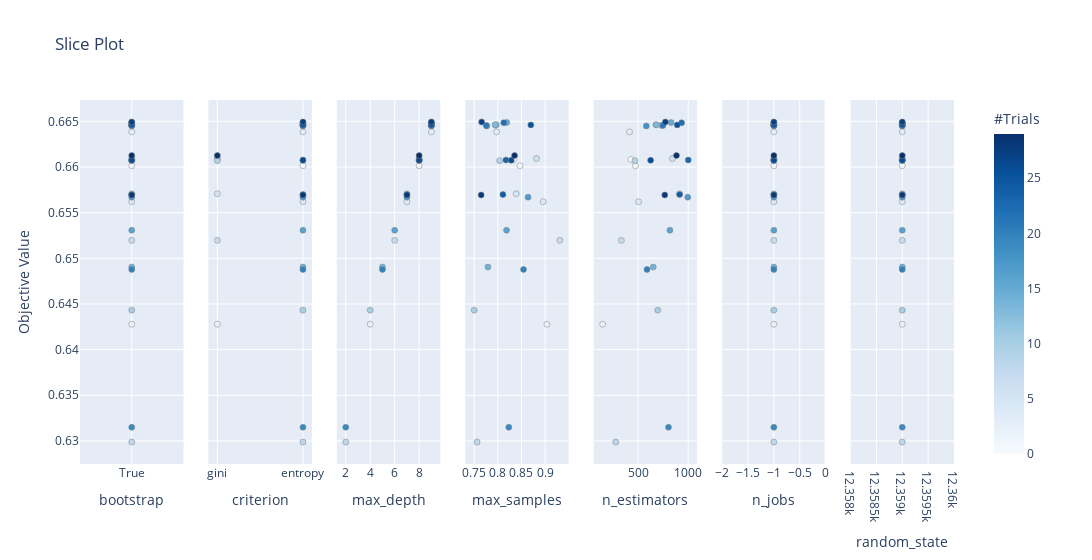

Notebook source saved alongside this figure:
### Code cell
###################################################################################################
# Visualize individual hyperparameters as slice plot. See :func:`~optuna.visualization.plot_slice` for the details.
plot_slice(study)

### Figure 1 — Plotly figure (JSON) as saved in the notebook; plotly's stock layout.template omitted (floating-point values rounded to 4 significant figures)
{"data": [{"marker": {"color": [0, 1, 2, 3, 4, 5, 6, 7, 8, 9, 10, 11, 12, 13, 14, 15, 16, 17, 18, 19, 20, 21, 22, 23, 24, 25, 26, 27, 28, 29], "colorbar": {"title": {"text": "#Trials"}, "x": 1, "xpad": 40}, "colorscale": [[0, "rgb(247,251,255)"], [0.125, "rgb(222,235,247)"], [0.25, "rgb(198,219,239)"], [0.375, "rgb(158,202,225)"], [0.5, "rgb(107,174,214)"], [0.625, "rgb(66,146,198)"], [0.75, "rgb(33,113,181)"], [0.875, "rgb(8,81,156)"], [1, "rgb(8,48,107)"]], "line": {"color": "Grey", "width": 0.5}, "showscale": true}, "mode": "markers", "showlegend": false, "type": "scatter", "x": ["True", "True", "True", "True", "True", "True", "True", "True", "True", "True", "True", "True", "True", "True", "True", "True", "True", "True", "True", "True", "True", "True", "True", "True", "True", "True", "True", "True", "True", "True"], "xaxis": "x", "y": [0.6608, 0.6601, 0.6428, 0.6638, 0.6562, 0.6571, 0.6609, 0.652, 0.6299, 0.6607, 0.6443, 0.6646, 0.6646, 0.6646, 0.649, 0.6649, 0.6531, 0.6567, 0.6645, 0.6315, 0.6488, 0.6645, 0.6648, 0.6608, 0.657, 0.6646, 0.6607, 0.6649, 0.6569, 0.6612], "yaxis": "y"}, {"marker": {"color": [0, 1, 2, 3, 4, 5, 6, 7, 8, 9, 10, 11, 12, 13, 14, 15, 16, 17, 18, 19, 20, 21, 22, 23, 24, 25, 26, 27, 28, 29], "colorbar": {"title": {"text": "#Trials"}, "x": 1, "xpad": 40}, "colorscale": [[0, "rgb(247,251,255)"], [0.125, "rgb(222,235,247)"], [0.25, "rgb(198,219,239)"], [0.375, "rgb(158,202,225)"], [0.5, "rgb(107,174,214)"], [0.625, "rgb(66,146,198)"], [0.75, "rgb(33,113,181)"], [0.875, "rgb(8,81,156)"], [1, "rgb(8,48,107)"]], "line": {"color": "Grey", "width": 0.5}, "showscale": false}, "mode": "markers", "showlegend": false, "type": "scatter", "x": ["gini", "entropy", "gini", "entropy", "entropy", "gini", "gini", "gini", "entropy", "gini", "entropy", "entropy", "entropy", "entropy", "entropy", "entropy", "entropy", "entropy", "entropy", "entropy", "entropy", "entropy", "entropy", "entropy", "entropy", "entropy", "entropy", "entropy", "entropy", "gini"], "xaxis": "x2", "y": [0.6608, 0.6601, 0.6428, 0.6638, 0.6562, 0.6571, 0.6609, 0.652, 0.6299, 0.6607, 0.6443, 0.6646, 0.6646, 0.6646, 0.649, 0.6649, 0.6531, 0.6567, 0.6645, 0.6315, 0.6488, 0.6645, 0.6648, 0.6608, 0.657, 0.6646, 0.6607, 0.6649, 0.6569, 0.6612], "yaxis": "y2"}, {"marker": {"color": [0, 1, 2, 3, 4, 5, 6, 7, 8, 9, 10, 11, 12, 13, 14, 15, 16, 17, 18, 19, 20, 21, 22, 23, 24, 25, 26, 27, 28, 29], "colorbar": {"title": {"text": "#Trials"}, "x": 1, "xpad": 40}, "colorscale": [[0, "rgb(247,251,255)"], [0.125, "rgb(222,235,247)"], [0.25, "rgb(198,219,239)"], [0.375, "rgb(158,202,225)"], [0.5, "rgb(107,174,214)"], [0.625, "rgb(66,146,198)"], [0.75, "rgb(33,113,181)"], [0.875, "rgb(8,81,156)"], [1, "rgb(8,48,107)"]], "line": {"color": "Grey", "width": 0.5}, "showscale": false}, "mode": "markers", "showlegend": false, "type": "scatter", "x": [8, 8, 4, 9, 7, 7, 8, 6, 2, 8, 4, 9, 9, 9, 5, 9, 6, 7, 9, 2, 5, 9, 9, 8, 7, 9, 8, 9, 7, 8], "xaxis": "x3", "y": [0.6608, 0.6601, 0.6428, 0.6638, 0.6562, 0.6571, 0.6609, 0.652, 0.6299, 0.6607, 0.6443, 0.6646, 0.6646, 0.6646, 0.649, 0.6649, 0.6531, 0.6567, 0.6645, 0.6315, 0.6488, 0.6645, 0.6648, 0.6608, 0.657, 0.6646, 0.6607, 0.6649, 0.6569, 0.6612], "yaxis": "y3"}, {"marker": {"color": [0, 1, 2, 3, 4, 5, 6, 7, 8, 9, 10, 11, 12, 13, 14, 15, 16, 17, 18, 19, 20, 21, 22, 23, 24, 25, 26, 27, 28, 29], "colorbar": {"title": {"text": "#Trials"}, "x": 1, "xpad": 40}, "colorscale": [[0, "rgb(247,251,255)"], [0.125, "rgb(222,235,247)"], [0.25, "rgb(198,219,239)"], [0.375, "rgb(158,202,225)"], [0.5, "rgb(107,174,214)"], [0.625, "rgb(66,146,198)"], [0.75, "rgb(33,113,181)"], [0.875, "rgb(8,81,156)"], [1, "rgb(8,48,107)"]], "line": {"color": "Grey", "width": 0.5}, "showscale": false}, "mode": "markers", "showlegend": false, "type": "scatter", "x": [0.8336, 0.8469, 0.9037, 0.7974, 0.8959, 0.839, 0.8818, 0.931, 0.7562, 0.8037, 0.75, 0.7954, 0.7968, 0.7943, 0.7791, 0.8188, 0.8184, 0.8638, 0.7765, 0.8232, 0.8543, 0.7756, 0.8126, 0.8171, 0.8107, 0.8698, 0.8284, 0.7657, 0.7648, 0.8353], "xaxis": "x4", "y": [0.6608, 0.6601, 0.6428, 0.6638, 0.6562, 0.6571, 0.6609, 0.652, 0.6299, 0.6607, 0.6443, 0.6646, 0.6646, 0.6646, 0.649, 0.6649, 0.6531, 0.6567, 0.6645, 0.6315, 0.6488, 0.6645, 0.6648, 0.6608, 0.657, 0.6646, 0.6607, 0.6649, 0.6569, 0.6612], "yaxis": "y4"}, {"marker": {"color": [0, 1, 2, 3, 4, 5, 6, 7, 8, 9, 10, 11, 12, 13, 14, 15, 16, 17, 18, 19, 20, 21, 22, 23, 24, 25, 26, 27, 28, 29], "colorbar": {"title": {"text": "#Trials"}, "x": 1, "xpad": 40}, "colorscale": [[0, "rgb(247,251,255)"], [0.125, "rgb(222,235,247)"], [0.25, "rgb(198,219,239)"], [0.375, "rgb(158,202,225)"], [0.5, "rgb(107,174,214)"], [0.625, "rgb(66,146,198)"], [0.75, "rgb(33,113,181)"], [0.875, "rgb(8,81,156)"], [1, "rgb(8,48,107)"]], "line": {"color": "Grey", "width": 0.5}, "showscale": false}, "mode": "markers", "showlegend": false, "type": "scatter", "x": [429, 474, 146, 414, 505, 914, 842, 333, 277, 468, 696, 729, 678, 681, 651, 829, 817, 995, 582, 803, 589, 747, 934, 1000, 914, 890, 625, 772, 766, 883], "xaxis": "x5", "y": [0.6608, 0.6601, 0.6428, 0.6638, 0.6562, 0.6571, 0.6609, 0.652, 0.6299, 0.6607, 0.6443, 0.6646, 0.6646, 0.6646, 0.649, 0.6649, 0.6531, 0.6567, 0.6645, 0.6315, 0.6488, 0.6645, 0.6648, 0.6608, 0.657, 0.6646, 0.6607, 0.6649, 0.6569, 0.6612], "yaxis": "y5"}, {"marker": {"color": [0, 1, 2, 3, 4, 5, 6, 7, 8, 9, 10, 11, 12, 13, 14, 15, 16, 17, 18, 19, 20, 21, 22, 23, 24, 25, 26, 27, 28, 29], "colorbar": {"title": {"text": "#Trials"}, "x": 1, "xpad": 40}, "colorscale": [[0, "rgb(247,251,255)"], [0.125, "rgb(222,235,247)"], [0.25, "rgb(198,219,239)"], [0.375, "rgb(158,202,225)"], [0.5, "rgb(107,174,214)"], [0.625, "rgb(66,146,198)"], [0.75, "rgb(33,113,181)"], [0.875, "rgb(8,81,156)"], [1, "rgb(8,48,107)"]], "line": {"color": "Grey", "width": 0.5}, "showscale": false}, "mode": "markers", "showlegend": false, "type": "scatter", "x": [-1, -1, -1, -1, -1, -1, -1, -1, -1, -1, -1, -1, -1, -1, -1, -1, -1, -1, -1, -1, -1, -1, -1, -1, -1, -1, -1, -1, -1, -1], "xaxis": "x6", "y": [0.6608, 0.6601, 0.6428, 0.6638, 0.6562, 0.6571, 0.6609, 0.652, 0.6299, 0.6607, 0.6443, 0.6646, 0.6646, 0.6646, 0.649, 0.6649, 0.6531, 0.6567, 0.6645, 0.6315, 0.6488, 0.6645, 0.6648, 0.6608, 0.657, 0.6646, 0.6607, 0.6649, 0.6569, 0.6612], "yaxis": "y6"}, {"marker": {"color": [0, 1, 2, 3, 4, 5, 6, 7, 8, 9, 10, 11, 12, 13, 14, 15, 16, 17, 18, 19, 20, 21, 22, 23, 24, 25, 26, 27, 28, 29], "colorbar": {"title": {"text": "#Trials"}, "x": 1, "xpad": 40}, "colorscale": [[0, "rgb(247,251,255)"], [0.125, "rgb(222,235,247)"], [0.25, "rgb(198,219,239)"], [0.375, "rgb(158,202,225)"], [0.5, "rgb(107,174,214)"], [0.625, "rgb(66,146,198)"], [0.75, "rgb(33,113,181)"], [0.875, "rgb(8,81,156)"], [1, "rgb(8,48,107)"]], "line": {"color": "Grey", "width": 0.5}, "showscale": false}, "mode": "markers", "showlegend": false, "type": "scatter", "x": [12359, 12359, 12359, 12359, 12359, 12359, 12359, 12359, 12359, 12359, 12359, 12359, 12359, 12359, 12359, 12359, 12359, 12359, 12359, 12359, 12359, 12359, 12359, 12359, 12359, 12359, 12359, 12359, 12359, 12359], "xaxis": "x7", "y": [0.6608, 0.6601, 0.6428, 0.6638, 0.6562, 0.6571, 0.6609, 0.652, 0.6299, 0.6607, 0.6443, 0.6646, 0.6646, 0.6646, 0.649, 0.6649, 0.6531, 0.6567, 0.6645, 0.6315, 0.6488, 0.6645, 0.6648, 0.6608, 0.657, 0.6646, 0.6607, 0.6649, 0.6569, 0.6612], "yaxis": "y7"}], "layout": {"title": {"text": "Slice Plot"}, "width": 2100, "xaxis": {"anchor": "y", "domain": [0, 0.1184], "title": {"text": "bootstrap"}}, "xaxis2": {"anchor": "y2", "domain": [0.1469, 0.2653], "title": {"text": "criterion"}}, "xaxis3": {"anchor": "y3", "domain": [0.2939, 0.4122], "title": {"text": "max_depth"}}, "xaxis4": {"anchor": "y4", "domain": [0.4408, 0.5592], "title": {"text": "max_samples"}}, "xaxis5": {"anchor": "y5", "domain": [0.5878, 0.7061], "title": {"text": "n_estimators"}}, "xaxis6": {"anchor": "y6", "domain": [0.7347, 0.8531], "title": {"text": "n_jobs"}}, "xaxis7": {"anchor": "y7", "domain": [0.8816, 1.0], "title": {"text": "random_state"}}, "yaxis": {"anchor": "x", "domain": [0, 1], "title": {"text": "Objective Value"}}, "yaxis2": {"anchor": "x2", "domain": [0, 1], "matches": "y", "showticklabels": false}, "yaxis3": {"anchor": "x3", "domain": [0, 1], "matches": "y", "showticklabels": false}, "yaxis4": {"anchor": "x4", "domain": [0, 1], "matches": "y", "showticklabels": false}, "yaxis5": {"anchor": "x5", "domain": [0, 1], "matches": "y", "showticklabels": false}, "yaxis6": {"anchor": "x6", "domain": [0, 1], "matches": "y", "showticklabels": false}, "yaxis7": {"anchor": "x7", "domain": [0, 1], "matches": "y", "showticklabels": false}}}
